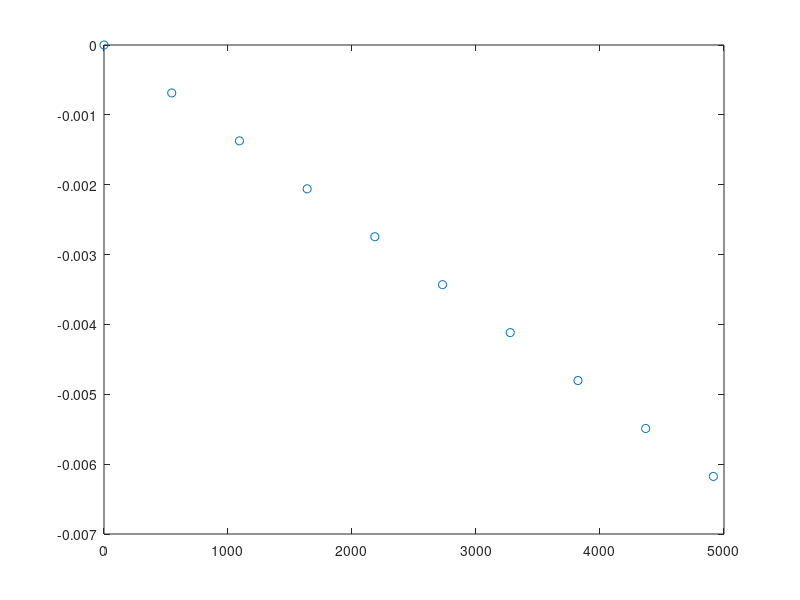

The MATLAB script that drew this image: (Note: this script raises an error after producing the figure.)
%{
B = [43, 63, 83, 102, 119]*1e-3/1.5;
L = 30*1e-3

B_tot = [B B]*L
theta_440_p =  [1.8, 2.8, 3.8, 4.2, 5.2]*2*pi/360;
theta_440_m =  [1.4, 2.2, 2.8, 4.0, 4.8]*2*pi/360;
theta_440 = [theta_440_p theta_440_m];
[m, c, delta_c, delta_m] = function1(B_tot, theta_440)

delta_m/m

theta_580_p =  [2.0, 2.8, 3.6, 4.4, 5.2]*2*pi/360;
theta_580_m =  [1.6, 2.6, 3.2, 4.2, 4.8]*2*pi/360;
theta_580 = [theta_580_p theta_580_m];
[m, c, delta_c, delta_m] = function1(B_tot, theta_580)
delta_m/m

theta_595_p =  [1.8, 2.6, 3.0, 4.0, 4.4]*2*pi/360;
theta_595_m =  [1.4, 2.0, 2.8, 3.4, 4.0]*2*pi/360;
theta_595 = [theta_595_p theta_595_m];
[m, c, delta_c, delta_m] = function1(B_tot, theta_595)
delta_m/m

%}
%{
I = linspace(1.2, 2.4, 7)

chi_o = transpose([-1.58403167e-04  -1.52728118e-04 -1.57370757e-04  -1.62479688e-04  -1.56210471e-04  -1.52578463e-04 -1.55123431e-04])

chi_b = transpose([-1.58406506e-04  -1.52730931e-04 -1.57373146e-04  -1.62481658e-04  -1.56212282e-04  -1.52579952e-04 -1.55124751e-04])

m, c, delta_c, delta_m = function1(I, chi_o)
%}
H0 = (([4914.28571429,  4368.25396825,  3822.22222222,  3276.19047619,  2730.15873016, 2184.12698413,  1638.0952381,   1092.06349206,   546.03174603,     0.]))
M  = (([-0.00617547, -0.00548931, -0.00480315, -0.00411698, -0.00343082, -0.00274465, -0.00205849, -0.00137233, -0.00068616,  0.]))

plot(H0, M, 'o')
hold on 
m, c, delta_c, delta_m = function1(H0, M)
plot(H0, c + H0*m)

